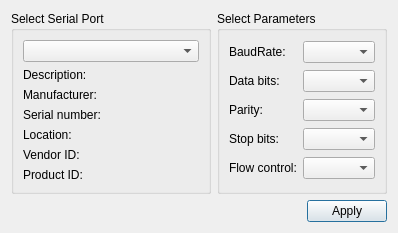
<?xml version="1.0" encoding="UTF-8"?>
<ui version="4.0">
 <class>SettingsDialog</class>
 <widget class="QDialog" name="SettingsDialog">
  <property name="geometry">
   <rect>
    <x>0</x>
    <y>0</y>
    <width>381</width>
    <height>216</height>
   </rect>
  </property>
  <property name="windowTitle">
   <string>Serial port settings</string>
  </property>
  <layout class="QGridLayout" name="gridLayout_3">
   <item row="0" column="1">
    <widget class="QGroupBox" name="parametersBox">
     <property name="title">
      <string>Select Parameters</string>
     </property>
     <layout class="QGridLayout" name="gridLayout_2">
      <item row="0" column="0">
       <widget class="QLabel" name="baudRateLabel">
        <property name="text">
         <string>BaudRate:</string>
        </property>
       </widget>
      </item>
      <item row="0" column="1">
       <widget class="QComboBox" name="baudRateBox"/>
      </item>
      <item row="1" column="0">
       <widget class="QLabel" name="dataBitsLabel">
        <property name="text">
         <string>Data bits:</string>
        </property>
       </widget>
      </item>
      <item row="1" column="1">
       <widget class="QComboBox" name="dataBitsBox"/>
      </item>
      <item row="2" column="0">
       <widget class="QLabel" name="parityLabel">
        <property name="text">
         <string>Parity:</string>
        </property>
       </widget>
      </item>
      <item row="2" column="1">
       <widget class="QComboBox" name="parityBox"/>
      </item>
      <item row="3" column="0">
       <widget class="QLabel" name="stopBitsLabel">
        <property name="text">
         <string>Stop bits:</string>
        </property>
       </widget>
      </item>
      <item row="3" column="1">
       <widget class="QComboBox" name="stopBitsBox"/>
      </item>
      <item row="4" column="0">
       <widget class="QLabel" name="flowControlLabel">
        <property name="text">
         <string>Flow control:</string>
        </property>
       </widget>
      </item>
      <item row="4" column="1">
       <widget class="QComboBox" name="flowControlBox"/>
      </item>
     </layout>
    </widget>
   </item>
   <item row="0" column="0">
    <widget class="QGroupBox" name="selectBox">
     <property name="minimumSize">
      <size>
       <width>200</width>
       <height>0</height>
      </size>
     </property>
     <property name="title">
      <string>Select Serial Port</string>
     </property>
     <layout class="QGridLayout" name="gridLayout">
      <item row="0" column="0">
       <widget class="QComboBox" name="serialPortInfoListBox"/>
      </item>
      <item row="1" column="0">
       <widget class="QLabel" name="descriptionLabel">
        <property name="text">
         <string>Description:</string>
        </property>
       </widget>
      </item>
      <item row="2" column="0">
       <widget class="QLabel" name="manufacturerLabel">
        <property name="text">
         <string>Manufacturer:</string>
        </property>
       </widget>
      </item>
      <item row="3" column="0">
       <widget class="QLabel" name="serialNumberLabel">
        <property name="text">
         <string>Serial number:</string>
        </property>
       </widget>
      </item>
      <item row="4" column="0">
       <widget class="QLabel" name="locationLabel">
        <property name="text">
         <string>Location:</string>
        </property>
       </widget>
      </item>
      <item row="5" column="0">
       <widget class="QLabel" name="vidLabel">
        <property name="text">
         <string>Vendor ID:</string>
        </property>
       </widget>
      </item>
      <item row="6" column="0">
       <widget class="QLabel" name="pidLabel">
        <property name="text">
         <string>Product ID:</string>
        </property>
       </widget>
      </item>
     </layout>
    </widget>
   </item>
   <item row="1" column="0" colspan="2">
    <layout class="QHBoxLayout" name="horizontalLayout">
     <item>
      <spacer name="horizontalSpacer">
       <property name="orientation">
        <enum>Qt::Horizontal</enum>
       </property>
       <property name="sizeHint" stdset="0">
        <size>
         <width>96</width>
         <height>20</height>
        </size>
       </property>
      </spacer>
     </item>
     <item>
      <widget class="QPushButton" name="applyButton">
       <property name="text">
        <string>Apply</string>
       </property>
      </widget>
     </item>
    </layout>
   </item>
  </layout>
 </widget>
 <resources/>
 <connections/>
</ui>
